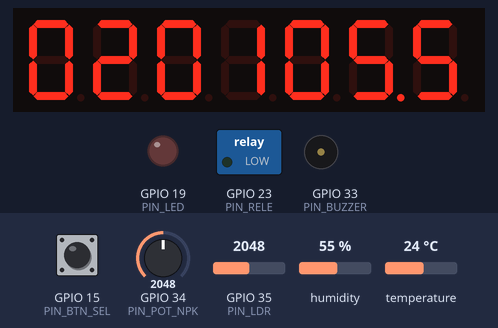
Bench run of a program on a simulated ESP32. Shown: 7-digit seven-segment display, switched loads named in the program (green lamp = pin HIGH), output pins drawn as LEDs (lit = HIGH), buzzer (waves = sounding). Wiring (from diagram.json): 7-digit 7-segment display, segments lit when LOW: segments GPIO 25, GPIO 26, GPIO 27, GPIO 13, GPIO 14, GPIO 16, GPIO 17, GPIO 5; digit selects GPIO 21, GPIO 22, GPIO 4, GPIO 32, GPIO 2, GPIO 0, GPIO 12. Inputs (shaded band) come from the test bench; at power-on: GPIO 34 (PIN_POT_NPK) = 2048, GPIO 35 (PIN_LDR) = 2048, GPIO 15 (PIN_BTN_SEL) HIGH, humidity 55 %, temperature 24 °C. The segment pins are drawn as the display they are named for; pins used as bus, display or sensor lines are not drawn; what the program prints to the serial monitor is not drawn.

Above: at 1.8 s.
1.9 s: GPIO 34 (PIN_POT_NPK) set to 2093
3.6 s: GPIO 34 (PIN_POT_NPK) set to 2178
At 4.9 s:
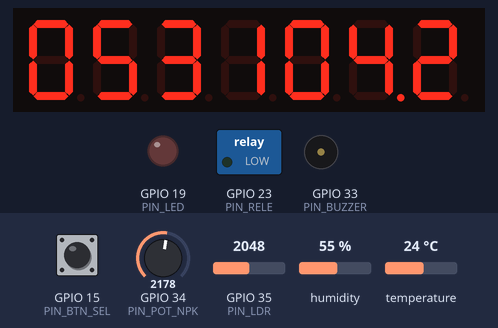
5.5 s: GPIO 35 (PIN_LDR) set to 2866
At 6.0 s:
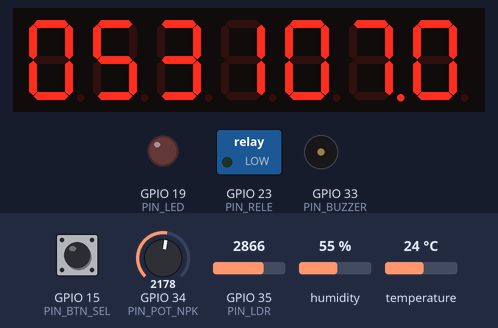
7.0 s: GPIO 15 (PIN_BTN_SEL) pulled LOW for 0.15 s
At 8.2 s:
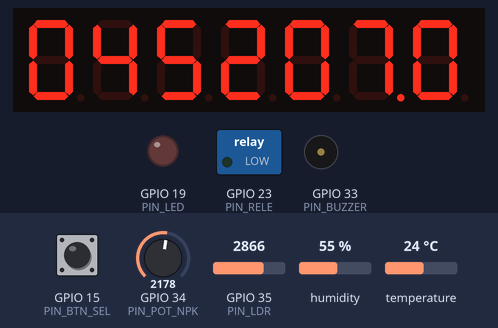
8.6 s: GPIO 15 (PIN_BTN_SEL) pulled LOW for 1 s
At 9.9 s:
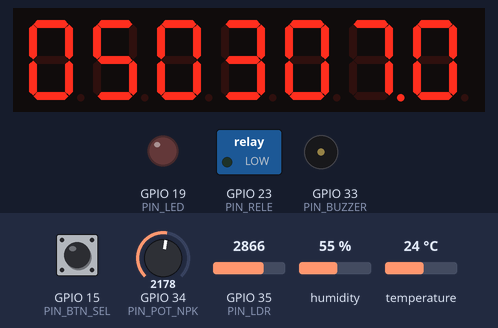
11.1 s: GPIO 35 (PIN_LDR) set to 3972
At 11.6 s:
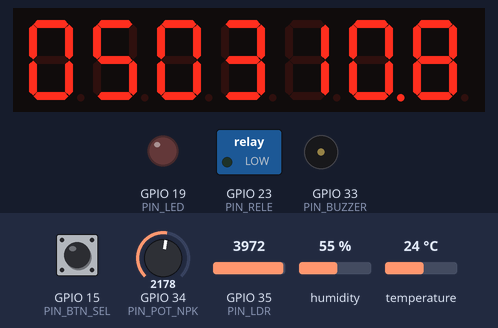
Timing chart, 0 to 13.6 s (numbered marks = the images above; inputs shaded):
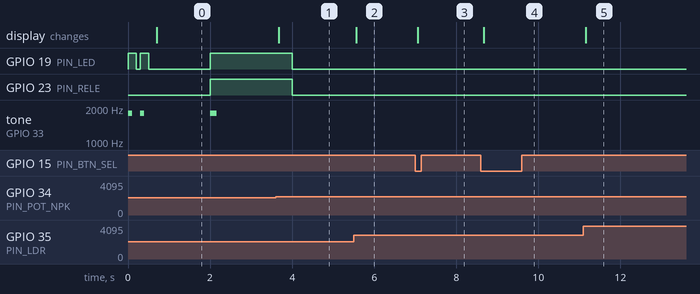

Measured:
- after the input at 3.6 s, GPIO 19 (PIN_LED), GPIO 23 (PIN_RELE): HIGH → LOW after 0.41 s; the display: changes after 0.07 s (image 1)
- after the input at 5.5 s, the display: changes after 0.06 s (image 2)
- after the input at 7.0 s, the display: changes after 0.06 s (image 3)
- after the input at 8.6 s, the display: changes after 0.07 s (image 4)
- after the input at 11.1 s, the display: changes after 0.06 s (image 5)

The program:

main.cpp
```cpp
/*
 * FarmTech Solutions — Cap-3, Tarefa 1 (Fase 1, Capítulo 3)
 * Sistema de irrigação inteligente para cultivo de SOJA.
 *
 * Hardware (ver diagram.json):
 *   - 1 potenciômetro slide   → valor 0–99 do nutriente selecionado
 *   - 1 botão "SEL"           → cicla N → P → K
 *   - Display 7-seg 3 dígitos → mostra matriz[selecionado]  (ex: "045")
 *   - Display 7-seg 1 dígito  → mostra índice 1/2/3 (N/P/K)
 *   - Display 7-seg 3 dígitos → mostra pH lido pelo LDR (ex: "06.8")
 *   - LDR                     → simula pH 0.0–14.0
 *   - DHT22                   → umidade do solo
 *   - Relé azul               → bomba d'água
 *   - LED vermelho            → espelha o estado do relé (bomba)
 *   - Buzzer                  → beep curto na borda off→on da bomba
 *
 * Os três displays são common-anode e compartilham os 8 pinos de segmentos.
 * Só os commons são independentes — multiplexing manual cicla pelos 7
 * dígitos lógicos (3 valor + 1 seletor + 3 pH) a ~95 Hz por dígito.
 *
 * Matriz NPK:
 *   nutrientes[0] = N   (nitrogênio)
 *   nutrientes[1] = P   (fósforo)
 *   nutrientes[2] = K   (potássio)
 *
 * Lógica para SOJA:
 *   - pH ideal 5.5–6.8
 *   - Umidade alvo 60 % (crítica <40 %, saturação ≥70 %)
 *   - N > 30 → excesso inibe fixação biológica → não regar
 *   - P ≥ 30 e K ≥ 30 → nutrição adequada
 *
 * Observação didática: ao mexer nos nutrientes no potenciômetro slide,
 * mova também o slider do LDR — fisicamente o pH do solo muda com a
 * aplicação de adubos (ureia acidifica, calcário alcaliniza).
 */

#include <Arduino.h>
#include <DHT.h>

// ── Pinagem ─────────────────────────────────────────────────────────
const int PIN_POT_NPK = 34;   // potenciômetro slide (valor do nutriente)
const int PIN_LDR     = 35;   // LDR → pH
const int PIN_DHT     = 18;
const int PIN_RELE    = 23;
const int PIN_BTN_SEL = 15;
const int PIN_LED     = 19;   // espelha o relé
const int PIN_BUZZER  = 33;   // beep curto na ativação

// Displays (common-anode) — segmentos compartilhados, commons independentes
const int SEG_PINS[8] = { 25, 26, 27, 13, 14, 16, 17, 5 };  // A B C D E F G DP
const int COM_VAL[3]  = { 21, 22, 4 };   // DIG1, DIG2, DIG3 do display de valor
const int COM_SEL     = 32;              // COM do display do seletor
const int COM_PH[3]   = { 2, 0, 12 };    // DIG1, DIG2, DIG3 do display de pH

// Padrões 7-seg — bit = 1 significa segmento ACESO
// Ordem dos bits MSB→LSB: A B C D E F G DP
const uint8_t DIGIT_ON[10] = {
  0b11111100,  // 0
  0b01100000,  // 1
  0b11011010,  // 2
  0b11110010,  // 3
  0b01100110,  // 4
  0b10110110,  // 5
  0b10111110,  // 6
  0b11100000,  // 7
  0b11111110,  // 8
  0b11110110   // 9
};
const uint8_t DP_BIT = 0b00000001;  // ponto decimal

// ── Faixas ideais para SOJA ─────────────────────────────────────────
const float PH_MIN         = 5.5f;
const float PH_MAX         = 6.8f;
const float UMID_CRITICA   = 40.0f;
const float UMID_ALVO      = 60.0f;
const float UMID_SATURACAO = 70.0f;
const int   NIVEL_N_MAX    = 30;
const int   NIVEL_PK_MIN   = 30;

const unsigned long INTERVALO_LOG_MS = 2000;
const unsigned int  MUX_DIGITO_US    = 1500;  // 1.5 ms × 7 dígitos → ~95 Hz
const unsigned int  BUZZER_FREQ_HZ   = 1800;
const unsigned int  BUZZER_MS        = 150;

// ── Estado global ───────────────────────────────────────────────────
int   nutrientes[3]  = { 20, 45, 50 };  // N, P, K — solo arável típico
int   idxSelecionado = 0;               // 0=N, 1=P, 2=K
int   potBaseline    = -1;              // -1 = ainda não registrado
float pHAtual        = 7.0f;            // última leitura do LDR
bool  bombaAnterior  = false;           // detecção de borda off→on

const char NOMES[3] = { 'N', 'P', 'K' };

DHT dht(PIN_DHT, DHT22);

// ── Displays (multiplexing manual, common-anode) ───────────────────
// Common-anode: common em HIGH + segmento em LOW → segmento aceso.
void escreverSegmentos(uint8_t pattern) {
  for (int s = 0; s < 8; s++) {
    const bool aceso = (pattern >> (7 - s)) & 1;
    digitalWrite(SEG_PINS[s], aceso ? LOW : HIGH);
  }
}

void desligarCommons() {
  for (int c = 0; c < 3; c++) digitalWrite(COM_VAL[c], LOW);
  digitalWrite(COM_SEL, LOW);
  for (int c = 0; c < 3; c++) digitalWrite(COM_PH[c],  LOW);
}

// Cicla pelos 7 dígitos lógicos — 3 do valor, 1 do seletor, 3 do pH.
// pH é mostrado como "XX.X" com ponto decimal no dígito do meio.
void atualizarDisplays() {
  const int valor = nutrientes[idxSelecionado];
  const int phInt = constrain((int)(pHAtual * 10.0f + 0.5f), 0, 199);

  struct Slot { uint8_t pat; int comPin; };
  const Slot slots[7] = {
    { DIGIT_ON[(valor / 100) % 10],                  COM_VAL[0] },
    { DIGIT_ON[(valor / 10)  % 10],                  COM_VAL[1] },
    { DIGIT_ON[ valor        % 10],                  COM_VAL[2] },
    { DIGIT_ON[idxSelecionado + 1],                  COM_SEL    },
    { DIGIT_ON[(phInt / 100) % 10],                  COM_PH[0]  },
    { (uint8_t)(DIGIT_ON[(phInt / 10) % 10] | DP_BIT), COM_PH[1] },  // "X."
    { DIGIT_ON[ phInt        % 10],                  COM_PH[2]  },
  };

  for (int i = 0; i < 7; i++) {
    desligarCommons();
    escreverSegmentos(slots[i].pat);
    digitalWrite(slots[i].comPin, HIGH);
    delayMicroseconds(MUX_DIGITO_US);
  }
  desligarCommons();  // evita "ghost" no próximo pattern
}

// ── Botão SEL — cicla N → P → K, com debounce ──────────────────────
void tratarBotaoSelecionador() {
  static bool ultimoEstado = HIGH;
  static unsigned long ultimaBorda = 0;
  const bool estado = digitalRead(PIN_BTN_SEL);
  if (estado != ultimoEstado && (millis() - ultimaBorda) > 30) {
    ultimaBorda  = millis();
    ultimoEstado = estado;
    if (estado == LOW) {
      idxSelecionado = (idxSelecionado + 1) % 3;
      potBaseline = -1;   // pot precisa "se achar" no novo nutriente
      Serial.printf("▶ Editando matriz[%d] = %c (valor atual %d)\n",
                    idxSelecionado, NOMES[idxSelecionado],
                    nutrientes[idxSelecionado]);
    }
  }
}

// ── Potenciômetro ──────────────────────────────────────────────────
// Preserva valores iniciais: só sobrescreve nutrientes[idxSelecionado]
// quando o slider for realmente movido (>~2 % da escala). Ao trocar de
// nutriente o baseline é resetado, para o valor salvo não "saltar" para
// a posição atual do pot no instante da troca.
void amostrarPotenciometro() {
  const int bruto = analogRead(PIN_POT_NPK);
  if (potBaseline < 0) {
    potBaseline = bruto;
    return;
  }
  if (abs(bruto - potBaseline) > 80) {
    nutrientes[idxSelecionado] = (bruto * 100) / 4096;
    potBaseline = bruto;
  }
}

// ── LDR → pH base + correlação NPK ─────────────────────────────────
// pH do solo é modulado pelos adubos aplicados:
//   - N (ureia) → nitrificação gera H⁺ → acidifica (-0.04 por unidade)
//   - P (superfosfato) → leve acidificação (-0.01 por unidade)
//   - K (KCl) → impacto mínimo (-0.005 por unidade)
// LDR simula o pH base do solo antes da adubação.
float lerPhBase() {
  return analogRead(PIN_LDR) * 14.0f / 4095.0f;
}

float calcularPH(float phBase, int n, int p, int k) {
  const float ajuste = -(n * 0.04f + p * 0.01f + k * 0.005f);
  return constrain(phBase + ajuste, 0.0f, 14.0f);
}

// ── Decisão de irrigação (cascata de 7 regras) ─────────────────────
bool decidirBomba(int n, int p, int k, float ph, float umidade) {
  if (isnan(umidade))              return false;  // 1) leitura inválida
  if (umidade < UMID_CRITICA)      return true;   // 2) emergência
  if (umidade >= UMID_SATURACAO)   return false;  // 3) solo saturado

  const bool ph_ok    = (ph >= PH_MIN && ph <= PH_MAX);
  const bool n_excess = (n > NIVEL_N_MAX);
  const bool pk_ok    = (p >= NIVEL_PK_MIN && k >= NIVEL_PK_MIN);

  if (!ph_ok)    return false;   // 4) pH fora da faixa
  if (n_excess)  return false;   // 5) N inibe fixação biológica
  if (!pk_ok)    return false;   // 6) P ou K deficitários
  return umidade < UMID_ALVO;    // 7) regar se abaixo do alvo
}

// ── Atuadores: relé + LED + buzzer ─────────────────────────────────
// LED espelha o relé. Buzzer bipa apenas na borda off→on para não ficar
// estridente enquanto a bomba permanece ligada.
void acionarAtuadores(bool bomba) {
  digitalWrite(PIN_RELE, bomba ? HIGH : LOW);
  digitalWrite(PIN_LED,  bomba ? HIGH : LOW);
  if (bomba && !bombaAnterior) {
    tone(PIN_BUZZER, BUZZER_FREQ_HZ, BUZZER_MS);
  }
  bombaAnterior = bomba;
}

void imprimirStatus(int n, int p, int k, float ph, float umidade, float temp, bool bomba) {
  Serial.println(F("─────────────────────────────────────────"));
  Serial.printf("Matriz NPK: [N=%d  P=%d  K=%d]  editando: %c\n",
    n, p, k, NOMES[idxSelecionado]);
  Serial.printf("pH: %5.2f  |  Umidade: %5.1f%%  |  Temp: %5.1f C\n",
    ph,
    isnan(umidade) ? -1.0f : umidade,
    isnan(temp)    ? -1.0f : temp);
  Serial.printf("→ BOMBA %s\n", bomba ? "LIGADA ▶" : "DESLIGADA ▪");

  if (isnan(umidade))                               Serial.println(F("  ⚠ DHT22 inválido"));
  if (!isnan(umidade) && umidade < UMID_CRITICA)    Serial.println(F("  ⚠ umidade crítica"));
  if (!isnan(umidade) && umidade >= UMID_SATURACAO) Serial.println(F("  ⚠ solo saturado"));
  if (ph < PH_MIN)                                  Serial.println(F("  ⚠ pH baixo — calagem"));
  if (ph > PH_MAX)                                  Serial.println(F("  ⚠ pH alto — corrigir"));
  if (n > NIVEL_N_MAX)                              Serial.println(F("  ⚠ N em excesso inibe fixação biológica"));
  if (p < NIVEL_PK_MIN)                             Serial.println(F("  ⚠ deficiência de P"));
  if (k < NIVEL_PK_MIN)                             Serial.println(F("  ⚠ deficiência de K"));
}

// ── Arduino ─────────────────────────────────────────────────────────
void setup() {
  Serial.begin(115200);
  pinMode(PIN_BTN_SEL, INPUT_PULLUP);
  pinMode(PIN_RELE,    OUTPUT);
  pinMode(PIN_LED,     OUTPUT);
  pinMode(PIN_BUZZER,  OUTPUT);
  digitalWrite(PIN_RELE, LOW);
  digitalWrite(PIN_LED,  LOW);

  for (int s = 0; s < 8; s++) pinMode(SEG_PINS[s], OUTPUT);
  for (int c = 0; c < 3; c++) pinMode(COM_VAL[c],  OUTPUT);
  for (int c = 0; c < 3; c++) pinMode(COM_PH[c],   OUTPUT);
  pinMode(COM_SEL, OUTPUT);
  desligarCommons();

  dht.begin();

  // beep duplo de inicialização — confirma que o buzzer e o LED estão ok
  for (int i = 0; i < 2; i++) {
    digitalWrite(PIN_LED, HIGH);
    tone(PIN_BUZZER, 1800, 100);
    delay(200);
    digitalWrite(PIN_LED, LOW);
    delay(100);
  }

  Serial.println();
  Serial.println(F("═══════════════════════════════════════"));
  Serial.println(F("  FarmTech Solutions — Irrigação Soja  "));
  Serial.println(F("  Tarefa 1 · Fase 1 · Capítulo 3       "));
  Serial.println(F("═══════════════════════════════════════"));
  Serial.printf("Matriz NPK inicial: [N=%d  P=%d  K=%d]\n",
                nutrientes[0], nutrientes[1], nutrientes[2]);
  Serial.println(F("Slider NPK → valor  |  Botão SEL → próximo nutriente"));
  Serial.println(F("Slider LDR → pH base do solo (sem adubação)"));
  Serial.println(F("pH exibido = pH_base - (N×0.04 + P×0.01 + K×0.005)"));
}

void loop() {
  // Fast path — sem delays bloqueantes; multiplexing roda na velocidade do loop.
  atualizarDisplays();
  tratarBotaoSelecionador();
  amostrarPotenciometro();
  pHAtual = calcularPH(lerPhBase(),
                       nutrientes[0], nutrientes[1], nutrientes[2]);

  // Slow path — a cada 2 s: DHT, decisão, atuadores, log.
  static unsigned long ultimoLog = 0;
  if (millis() - ultimoLog >= INTERVALO_LOG_MS) {
    ultimoLog = millis();

    const float umidade = dht.readHumidity();
    const float temp    = dht.readTemperature();
    const bool  bomba   = decidirBomba(
      nutrientes[0], nutrientes[1], nutrientes[2], pHAtual, umidade);

    acionarAtuadores(bomba);
    imprimirStatus(nutrientes[0], nutrientes[1], nutrientes[2],
                   pHAtual, umidade, temp, bomba);
  }
}
```
